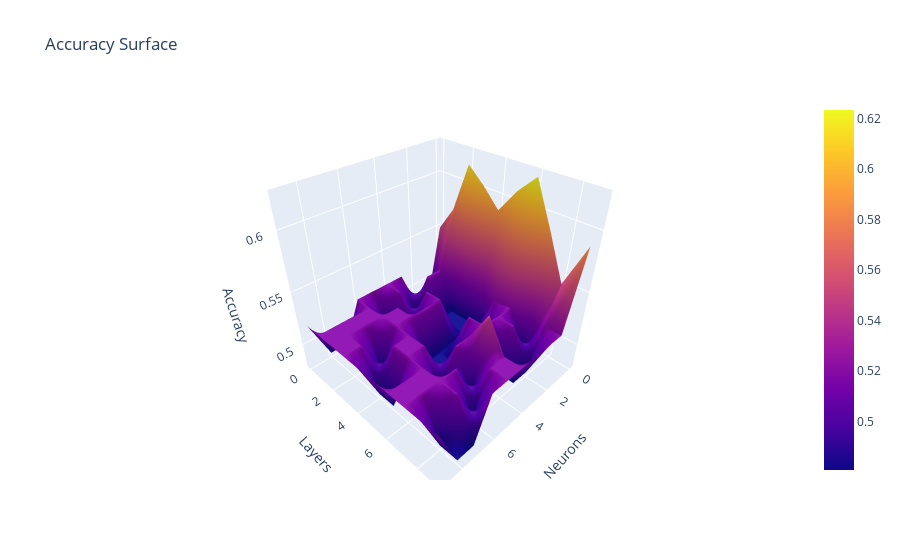

The notebook cell this image was saved under:
### Code cell
fig5 = go.Figure(data=[go.Surface(z=Accuracy_v05)])

fig5.update_layout(title='Accuracy Surface', autosize=True,
                   scene = dict(xaxis_title='Neurons',
                                yaxis_title='Layers',
                                zaxis_title='Accuracy'))
fig5.update_yaxes(tickvals=[x+30 for x in range(10)])
fig5.update_xaxes(tickvals=[x+30 for x in range(10)])

fig5.show()
fig5.write_html('ACC_05.html')

### Figure 1 — Plotly figure (JSON) as saved in the notebook; plotly's stock layout.template omitted (floating-point values rounded to 4 significant figures)
{"data": [{"type": "surface", "z": [[0.5496, 0.4809, 0.4809, 0.5191, 0.5191, 0.5191, 0.5191, 0.4809, 0.4809, 0.5191], [0.5725, 0.5191, 0.5191, 0.4809, 0.5191, 0.4809, 0.5191, 0.5191, 0.5191, 0.5191], [0.6158, 0.4809, 0.4809, 0.5191, 0.4809, 0.5191, 0.5191, 0.5191, 0.5191, 0.5191], [0.6031, 0.4809, 0.4809, 0.5191, 0.5191, 0.5191, 0.5191, 0.4809, 0.5191, 0.5191], [0.5878, 0.4809, 0.4809, 0.4809, 0.4809, 0.4809, 0.5191, 0.5191, 0.4809, 0.5191], [0.6081, 0.5191, 0.4809, 0.5191, 0.4809, 0.4809, 0.5191, 0.5191, 0.4809, 0.5191], [0.6234, 0.5191, 0.5191, 0.5191, 0.5191, 0.5191, 0.4809, 0.5191, 0.5191, 0.5191], [0.5878, 0.4809, 0.5191, 0.4809, 0.5471, 0.4809, 0.5191, 0.5191, 0.5191, 0.5191], [0.5496, 0.5191, 0.4809, 0.4809, 0.5191, 0.5191, 0.4809, 0.5191, 0.4809, 0.5191], [0.5878, 0.5191, 0.5191, 0.5191, 0.5191, 0.5191, 0.5191, 0.4809, 0.4809, 0.5191]]}], "layout": {"autosize": true, "scene": {"xaxis": {"title": {"text": "Neurons"}}, "yaxis": {"title": {"text": "Layers"}}, "zaxis": {"title": {"text": "Accuracy"}}}, "title": {"text": "Accuracy Surface"}, "xaxis": {"tickvals": [30, 31, 32, 33, 34, 35, 36, 37, 38, 39]}, "yaxis": {"tickvals": [30, 31, 32, 33, 34, 35, 36, 37, 38, 39]}}}
